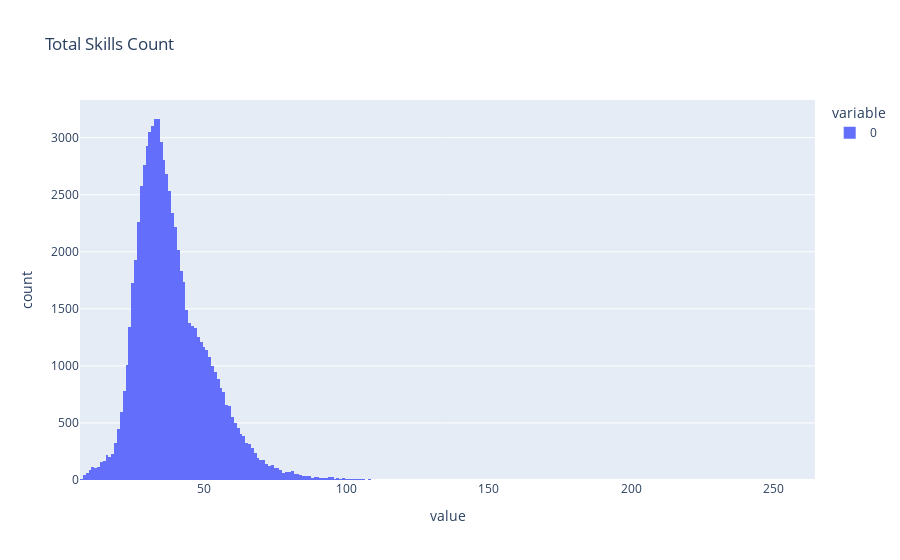

Notebook cell for this chart:
### Code cell
px.histogram(Total_Skills_Count, title='Total Skills Count')

### Figure 1 — Plotly figure (JSON) as saved in the notebook; plotly's stock layout.template omitted (floating-point values rounded to 4 significant figures; data arrays with more than 128 entries replaced by an {"elided": "..."} marker saying what was removed)
{"data": [{"alignmentgroup": "True", "bingroup": "x", "hovertemplate": "variable=0<br>value=%{x}<br>count=%{y}<extra></extra>", "legendgroup": "0", "marker": {"color": "#636efa", "pattern": {"shape": ""}}, "name": "0", "offsetgroup": "0", "orientation": "v", "showlegend": true, "type": "histogram", "x": {"elided": "76411 int values"}, "xaxis": "x", "yaxis": "y"}], "layout": {"barmode": "relative", "legend": {"title": {"text": "variable"}, "tracegroupgap": 0}, "title": {"text": "Total Skills Count"}, "xaxis": {"anchor": "y", "domain": [0, 1], "title": {"text": "value"}}, "yaxis": {"anchor": "x", "domain": [0, 1], "title": {"text": "count"}}}}
